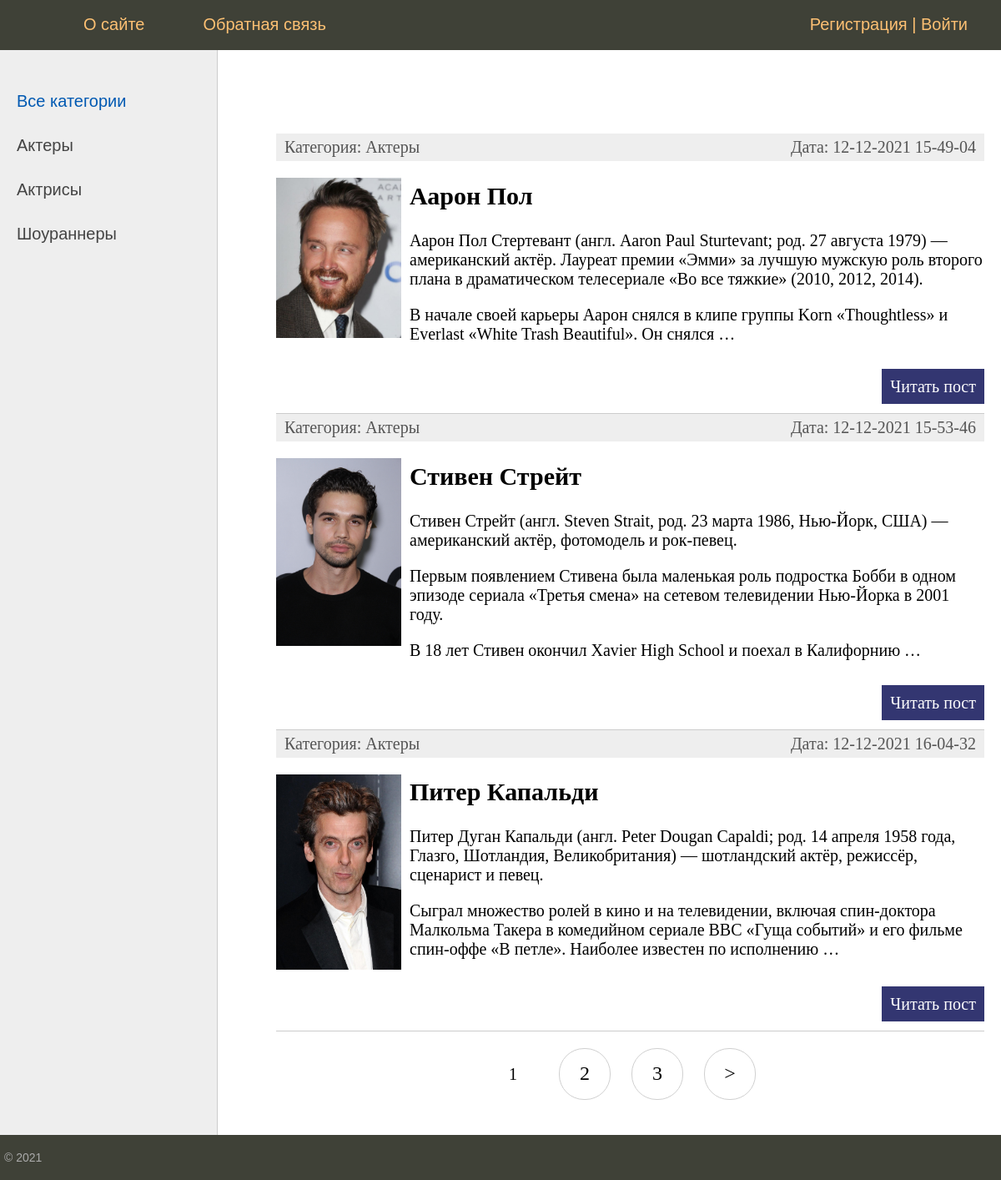
The page / on the database its author committed.
### stars/models.py (models this page shows, shortened)
class Category(models.Model):
    name = models.CharField(max_length=100, db_index=True, verbose_name="Категория")
    slug = models.SlugField(max_length=255, unique=True, db_index=True, verbose_name="URL")
    def __str__(self):
        return self.name
    def get_absolute_url(self):
        return reverse('category', kwargs={'cat_slug': self.slug})
    class Meta:
        verbose_name = "Категория"
        verbose_name_plural = "Категории"
        ordering = ['id']

class Star(models.Model):
    title = models.CharField(max_length=255, verbose_name="Заголовок")
    slug = models.SlugField(max_length=255, unique=True, db_index=True, verbose_name="URL")
    content = models.TextField(blank=True, verbose_name="Текст статьи")
    photo = models.ImageField(upload_to='photos/%Y/%m/%d/', verbose_name="Фото")
    time_create = models.DateTimeField(auto_now_add=True, verbose_name="Время создания")
    time_update = models.DateTimeField(auto_now=True, verbose_name="Время изменения")
    is_published = models.BooleanField(default=True, verbose_name="Публикация")
    cat = models.ForeignKey('Category', on_delete=models.PROTECT, verbose_name="Категории")
    def get_absolute_url(self):
        return reverse('post', kwargs={'post_slug': self.slug})
    class Meta:
        verbose_name = "Популярные люди"
        verbose_name_plural = "Популярные люди"
        ordering = ['time_create']

### stars/views.py (the view)
# urls.py: path('', views.StarsHome.as_view(), name='home'),
class StarsHome(DataMixin, ListView):
    model = models.Star
    template_name = 'stars/index.html'
    context_object_name = 'posts'
    def get_context_data(self, *, object_list=None, **kwargs):
        context = super().get_context_data(**kwargs)
        c_def = self.get_user_context(title="Главная страница")
        return dict(list(context.items()) + list(c_def.items()))
    def get_queryset(self):
        return models.Star.objects.filter(is_published=True).select_related('cat')

### stars/templatetags/stars_tags.py (called while the page is built)
@register.inclusion_tag('stars/list_categories.html')
def show_categories(sort=None, cat_selected=0):
    if not sort:
        cats = Category.objects.all()
    else:
        cats = Category.objects.order_by(sort)
    return {'cats': cats, 'cat_selected': cat_selected}

### stars/utils.py (called while the page is built)
    def get_user_context(self, **kwargs):
        context = kwargs
        cats = Category.objects.annotate(Count('star'))
        user_menu = menu.copy()
        if not self.request.user.is_authenticated:
            user_menu.pop(1)
        context['menu'] = user_menu
        context['cats'] = cats
        if 'cat_selected' not in context:
            context['cat_selected'] = 0
        return context

### stars/templates/stars/index.html (shortened to what this page needs)
{% extends 'base.html'%}
{% block content%}
<ul class="list-articles">
    {% for p in posts %}
    <li>
        <div class="article-panel">
            <p class="first">Категория: {{p.cat}}</p>
            <p class="last">Дата: {{p.time_update|date:"d-m-Y H-i-s"}}</p>
        </div>
        {% if p.photo %}
            <p><img class="img-article-left thumb" src="{{p.photo.url}}" alt=""></p>
        {% endif %}
        <h2>{{p.title}}</h2>
        <p>{{p.content|linebreaks|truncatewords:50}}</p>
        <p class="link-read-post"><a href="{{p.get_absolute_url }}">Читать пост</a></p>
    </li>
    {% endfor %}
</ul>
{% endblock %}

### templates/base.html (shortened to what this page needs)
{% load static %}
{% load stars_tags %}
<html lang="en">
<head>
	<link rel="stylesheet" href="{% static 'css/base.css'%}">
</head>
<body>
<table class="table-page" border=0 cellpadding="0" cellspacing="0">
<tr><td valign=top>
{% block mainmenu %}
<div class="header">
<ul id="mainmenu" class="mainmenu">
    <li class="logo"><a href="{% url 'home' %}"><div class="logo"></div></a></li>
    {% for m in menu %}
        <li><a href="{% url m.url_name %}">{{m.title}}</a></li>
    {% endfor %}
    {% if request.user.is_authenticated %}
    <li class="last"> {{ user.username }} | <a href="{% url 'logout' %}">Выйти</a></li>
    {% else %}
    <li class="last"><a href="{% url 'register' %}">Регистрация</a> | <a href="{% url 'login' %}">Войти</a></li>
    {% endif %}
</ul>
</div>
{% endblock mainmenu %}
<table class="table-content" border=0 cellpadding="0" cellspacing="0">
<tr>
<td valign="top" class="left-chapters">
	<ul id="leftchapters">
        {% if cat_selected == 0 %}
            <li class="selected"> Все категории</li>
        {% else %}
            <li><a href="{% url 'home' %}">Все категории</a></li>
        {% endif %}
        {% for c in cats %}
        {% if c.star__count > 0 %}
            {% if c.pk == cat_selected %}
                <li class="selected">{{c.name}}</li>
            {% else %}
                <li><a href="{{c.get_absolute_url}}">{{c.name}}</a></li>
            {% endif %}
        {% endif %}
        {% endfor %}
	</ul>
</td>
    <td valign="top" class="content">
        <div class="content-text">
        {% block content %}
        {% endblock %}
        {% if page_obj.has_other_pages%}
        <nav class="list-pages">
            <ul>
                {% for p in paginator.page_range %}
                {% if page_obj.number == p %}
                <li class="page-num page-num-selected">{{ p }}</li>
                {% elif p >= page_obj.number|add:-2 and p <= page_obj.number|add:2 %}
                <li class="page-num">
                    <a href="?page={{ p }}">{{ p }}</a>
                </li>
                {% endif %}
                {% endfor %}
                {% if page_obj.has_next %}
                <li class="page-num">
                    <a href="?page={{ page_obj.next_page_number }}">&gt;</a>
                </li>
                {% endif %}
            </ul>
        </nav>
        {% endif %}
        </div>
    </td>
</tr>
</table>
</td>
</tr>
<tr><td valign=top>
	<div id="footer">
		<p>&copy; 2021</p>
	</div>
</td></tr>
</table>
</body>
</html>

### static/css/base.css (style rules this page uses)
html, body { font-family: 'Arial'; margin: 0; padding: 0; height: 100%; width: 100%; color: #444; }
a { color: #0059b2; text-decoration: none; }
img { max-width: 600px; height: auto; }
img.img-article-left { max-width: 300px; height: auto; float: left; padding: 0 10px 10px 0; }
img.img-article-left.thumb { max-width: 150px; height: auto; }
p.link-read-post { text-align: right; }
p.link-read-post a { padding: 10px; min-width: 100px; background: #333671; color: #fff; text-decoration: none; }
div.article-panel { background: #eee; padding: 5px 10px 5px 10px; box-sizing: border-box; overflow: hidden; color: #555; }
div.article-panel p.first { margin: 0; float: left; }
div.article-panel p.last { margin: 0; float: right; }
ul.list-articles { list-style: none; margin: 0; padding: 0; }
ul.list-articles li { border-bottom: 1px solid #ccc; }
.table-page { width: 100%; height: 100%; vertical-align: top; }
.table-page tr { height: 100%; }
.header { background: #3F4137; height: 60px; }
.logo { width: 70px; height: 60px; }
ul.mainmenu { list-style: none; margin: 0; padding: 0; height: 60px; color: #fdc073; font-size: 20px; overflow: hidden; }
ul.mainmenu li { float: left; margin: 18px 40px 0 30px; }
ul.mainmenu li.logo { margin: 0; }
ul.mainmenu li.last { float: right; }
ul.mainmenu li a { color: #fdc073; text-decoration: none; }
.table-content { width: 100%; min-height: 100%; height: 100%; }
.left-chapters { margin: 0; background: #eee; border-right: 1px solid #ccc; min-height: 100%; }
.left-chapters ul { width: 230px; min-height: 100%; margin: 0; padding: 20px 10px 10px 20px; list-style: none; font-size: 20px; }
.left-chapters ul li { margin: 30px 0 0 0; color: #999; }
.left-chapters ul li.selected { color: #0059b2; }
.left-chapters ul li a { color: #444; text-decoration: none; }
.content { padding: 40px 20px 20px 40px; width: 100%; box-sizing: border-box; }
.content-text { margin: 60px 0 0 30px; color: #000; font-size: 20px; font-family: Yandex Sans Display Light; }
#footer { box-sizing: border-box; background: #3F4137; padding: 5px; color: #aaa; font-size: 14px; font-family: Verdana, Geneva, Arial, Helvetica; text-align: left; overflow: hidden; }
.list-pages { text-align: center; margin: 0 0 20px 0; }
.list-pages ul { margin: 20px 0 0 0; padding: 0; list-style: none; }
.list-pages ul li { display: inline-block; margin: 0 20px 0 0; }
.list-pages a { color: #000; font-size: 24px; text-decoration: none; }
.list-pages .page-num, .page-num-selected { display: inline-block; width: 60px; height: 44px; padding: 16px 0 0 0; border: 1px solid #d0d0d0; border-radius: 30px; }
.list-pages .page-num-selected { border: none; color: #000; font-size: 20px; }

### rows shown on the page
Category: name "Актеры"
Category: name "Актрисы"
Category: name "Шоураннеры"
Star: cat "Актеры", time_update "12-12-2021 15-49-04", photo (picture), title "Аарон Пол", content "Аарон Пол Стертевант (англ. Aaron Paul Sturtevant; род. 27 августа 1979) — американский актёр. Лауреат премии «Эмми» за лучшую мужскую роль второго плана в драматическом телесериале «Во все тяжкие» (2010, 2012, 2014). В начале своей карьеры Аарон снялся в клипе группы Korn «Thoughtless» и Everlast «White Trash Beautiful». Он снялся …"
Star: cat "Актеры", time_update "12-12-2021 15-53-46", photo (picture), title "Стивен Стрейт", content "Стивен Стрейт (англ. Steven Strait, род. 23 марта 1986, Нью-Йорк, США) — американский актёр, фотомодель и рок-певец. Первым появлением Стивена была маленькая роль подростка Бобби в одном эпизоде сериала «Третья смена» на сетевом телевидении Нью-Йорка в 2001 году. В 18 лет Стивен окончил Xavier High School и поехал в Калифорнию …"
Star: cat "Актеры", time_update "12-12-2021 16-04-32", photo (picture), title "Питер Капальди", content "Питер Дуган Капальди (англ. Peter Dougan Capaldi; род. 14 апреля 1958 года, Глазго, Шотландия, Великобритания) — шотландский актёр, режиссёр, сценарист и певец. Сыграл множество ролей в кино и на телевидении, включая спин-доктора Малкольма Такера в комедийном сериале BBC «Гуща событий» и его фильме спин-оффе «В петле». Наиболее известен по исполнению …"

### other values the page prints
{{ m.title }} "О сайте" "Обратная связь"
{{ p }} "1"
{{ p }} "2" "3"
